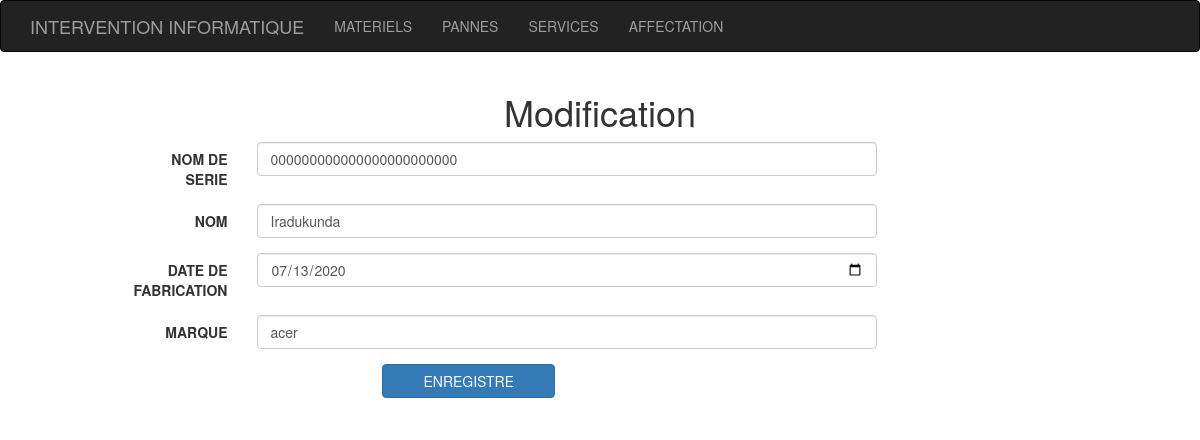
The app's page /modifier_materiel.php?id=19 with its own data.
### tables this page shows
CREATE TABLE `materiels` (
  `id` int(11) NOT NULL,
  `numero_serie` varchar(255) DEFAULT NULL,
  `nom` varchar(255) DEFAULT NULL,
  `date_fabrication` date DEFAULT NULL,
  `marque` varchar(255) DEFAULT NULL
);

### app/function.php (called while the page is built, shortened)
<?php
function selectById($table , $id){
	$query = "SELECT * FROM ".$table." WHERE id = ". $id;
	$db = seconnecter();
	$sql = $db->query($query);
	return $sql->fetchAll();
}

### modifier_materiel.php (the view, shortened to what this page needs)
<?php
require_once 'include/_view/header.php';
$id = intval($_GET['id']);
$materiel = selectById('materiels',$id);
$materiel = $materiel[0];
?>
<div class="container" >
  <h1 class="text-center">Modification</h1>
  <div class="row">
    <div class="col col-md-8 col-md-offset-1">
      <form action="" class="form-horizontal" method="POST">
    <div class="form-group">
      <label for="numero_serie" class="col-sm-2 control-label">NOM DE SERIE</label>
      <div class="col-sm-10">
        <input type="text" class="form-control" name="numero_serie" id="numero_serie" value="<?= $materiel['numero_serie'] ?>">
      </div>
    </div>
    <div class="form-group">
      <label for="nom" class="col-sm-2 control-label">NOM </label>
      <div class="col-sm-10">
        <input type="text" class="form-control" name="nom" value="<?= $materiel['nom'] ?>" id="nom">
      </div>
    </div>
    <div class="form-group">
      <label for="date_fabrication" class="col-sm-2 control-label">DATE DE FABRICATION </label>
      <div class="col-sm-10">
        <input type="date" class="form-control" name="date_fabrication" id="date_fabrication" value="<?= $materiel['date_fabrication'] ?>">
      </div>
    </div>
     <div class="form-group">
      <label for="marque" class="col-sm-2 control-label">MARQUE</label>
      <div class="col-sm-10">
        <input type="text" class="form-control" name="marque" id="marque" value="<?= $materiel['marque']?>">
      </div>
    </div>
    <div class="form-group">
     <div class="row">
       <div class="col col-md-3 col-lg-offset-4">
          <input type="submit" class="btn btn-primary btn-block" name='save'  value="ENREGISTRE">
       </div>
     </div>
    </div>
  </form>
    </div>
  </div>

### records on screen
materiels: numero_serie "000000000000000000000000", nom "Iradukunda", date_fabrication "07/13/2020", marque "acer"
